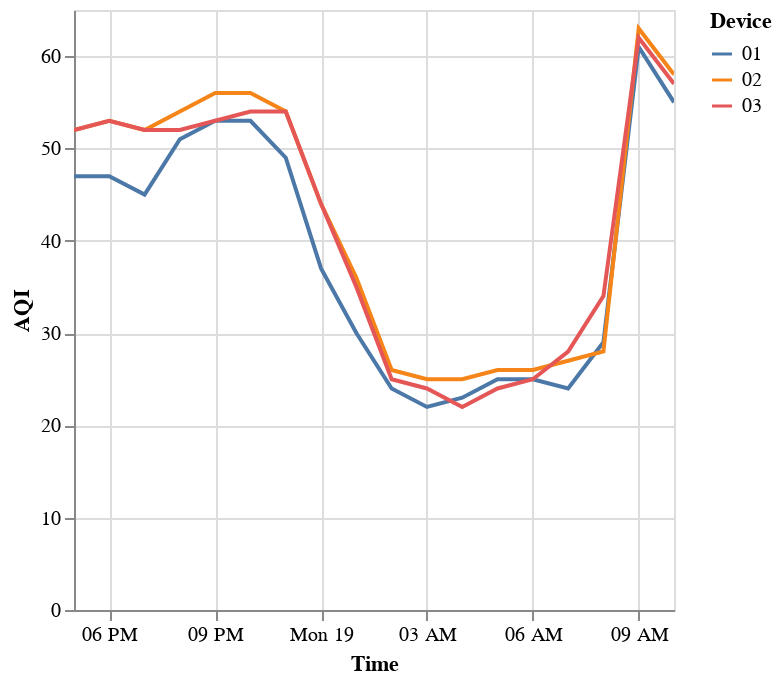

The code cell stored with this chart in its notebook:
### Markdown cell above
## Calibration Run #1
August 18, 2024 5pm to August 19, 2024, 10am

### Code cell
start_incl = datetime.datetime.fromisoformat("2024-08-18T17:00:00")
end_excl = datetime.datetime.fromisoformat("2024-08-19T11:00:00")

display_data_and_correlations(df, "Device03", ["Device01", "Device02"], start_incl, end_excl)

### Figure 1 — Vega-Lite specification as saved in the notebook (floating-point values rounded to 4 significant figures)
{"config": {"view": {"continuousWidth": 300, "continuousHeight": 300}}, "data": {"name": "data-7cf38f46a4de4aa89074af08d9c6e2ae"}, "mark": {"type": "line"}, "encoding": {"color": {"field": "Device", "type": "nominal"}, "tooltip": [{"field": "Time", "type": "temporal"}, {"field": "AQI", "type": "quantitative"}, {"field": "Device", "type": "nominal"}], "x": {"field": "Time", "type": "temporal"}, "y": {"field": "AQI", "type": "quantitative"}}, "params": [{"name": "param_23", "select": {"type": "interval", "encodings": ["x", "y"]}, "bind": "scales"}], "$schema": "https://vega.github.io/schema/vega-lite/v5.20.1.json", "datasets": {"data-7cf38f46a4de4aa89074af08d9c6e2ae": [{"Time": "2024-08-18T17:00:00", "PM2.5(ug/m³)": 8.5, "AQI": 47, "CO₂(ppm)": 815, "TVOC": 14, "Temperature(℉)": 79.2, "Humidity(%RH)": 56, "Floor": "2", "Location": "Unit 210", "Device": "01"}, {"Time": "2024-08-18T18:00:00", "PM2.5(ug/m³)": 8.5, "AQI": 47, "CO₂(ppm)": 840, "TVOC": 19, "Temperature(℉)": 79.3, "Humidity(%RH)": 57, "Floor": "2", "Location": "Unit 210", "Device": "01"}, {"Time": "2024-08-18T19:00:00", "PM2.5(ug/m³)": 8.1, "AQI": 45, "CO₂(ppm)": 863, "TVOC": 24, "Temperature(℉)": 79.3, "Humidity(%RH)": 58, "Floor": "2", "Location": "Unit 210", "Device": "01"}, {"Time": "2024-08-18T20:00:00", "PM2.5(ug/m³)": 9.2, "AQI": 51, "CO₂(ppm)": 884, "TVOC": 25, "Temperature(℉)": 79.3, "Humidity(%RH)": 58, "Floor": "2", "Location": "Unit 210", "Device": "01"}, {"Time": "2024-08-18T21:00:00", "PM2.5(ug/m³)": 10.2, "AQI": 53, "CO₂(ppm)": 905, "TVOC": 29, "Temperature(℉)": 79.3, "Humidity(%RH)": 59, "Floor": "2", "Location": "Unit 210", "Device": "01"}, {"Time": "2024-08-18T22:00:00", "PM2.5(ug/m³)": 10.2, "AQI": 53, "CO₂(ppm)": 907, "TVOC": 34, "Temperature(℉)": 79.3, "Humidity(%RH)": 59, "Floor": "2", "Location": "Unit 210", "Device": "01"}, {"Time": "2024-08-18T23:00:00", "PM2.5(ug/m³)": 8.8, "AQI": 49, "CO₂(ppm)": 895, "TVOC": 37, "Temperature(℉)": 79.3, "Humidity(%RH)": 59, "Floor": "2", "Location": "Unit 210", "Device": "01"}, {"Time": "2024-08-19T00:00:00", "PM2.5(ug/m³)": 6.7, "AQI": 37, "CO₂(ppm)": 885, "TVOC": 38, "Temperature(℉)": 79.3, "Humidity(%RH)": 59, "Floor": "2", "Location": "Unit 210", "Device": "01"}, {"Time": "2024-08-19T01:00:00", "PM2.5(ug/m³)": 5.4, "AQI": 30, "CO₂(ppm)": 874, "TVOC": 39, "Temperature(℉)": 79.3, "Humidity(%RH)": 60, "Floor": "2", "Location": "Unit 210", "Device": "01"}, {"Time": "2024-08-19T02:00:00", "PM2.5(ug/m³)": 4.3, "AQI": 24, "CO₂(ppm)": 862, "TVOC": 41, "Temperature(℉)": 79.3, "Humidity(%RH)": 60, "Floor": "2", "Location": "Unit 210", "Device": "01"}, {"Time": "2024-08-19T03:00:00", "PM2.5(ug/m³)": 4.0, "AQI": 22, "CO₂(ppm)": 850, "TVOC": 41, "Temperature(℉)": 79.2, "Humidity(%RH)": 61, "Floor": "2", "Location": "Unit 210", "Device": "01"}, {"Time": "2024-08-19T04:00:00", "PM2.5(ug/m³)": 4.1, "AQI": 23, "CO₂(ppm)": 842, "TVOC": 42, "Temperature(℉)": 79.2, "Humidity(%RH)": 61, "Floor": "2", "Location": "Unit 210", "Device": "01"}, {"Time": "2024-08-19T05:00:00", "PM2.5(ug/m³)": 4.4, "AQI": 25, "CO₂(ppm)": 834, "TVOC": 42, "Temperature(℉)": 79.2, "Humidity(%RH)": 61, "Floor": "2", "Location": "Unit 210", "Device": "01"}, {"Time": "2024-08-19T06:00:00", "PM2.5(ug/m³)": 4.4, "AQI": 25, "CO₂(ppm)": 829, "TVOC": 43, "Temperature(℉)": 79.2, "Humidity(%RH)": 61, "Floor": "2", "Location": "Unit 210", "Device": "01"}, {"Time": "2024-08-19T07:00:00", "PM2.5(ug/m³)": 4.3, "AQI": 24, "CO₂(ppm)": 825, "TVOC": 197, "Temperature(℉)": 79.3, "Humidity(%RH)": 61, "Floor": "2", "Location": "Unit 210", "Device": "01"}, {"Time": "2024-08-19T08:00:00", "PM2.5(ug/m³)": 5.1, "AQI": 29, "CO₂(ppm)": 825, "TVOC": 102, "Temperature(℉)": 79.0, "Humidity(%RH)": 62, "Floor": "2", "Location": "Unit 210", "Device": "01"}, {"Time": "2024-08-19T09:00:00", "PM2.5(ug/m³)": 14.6, "AQI": 61, "CO₂(ppm)": 717, "TVOC": 44, "Temperature(℉)": 78.8, "Humidity(%RH)": 62, "Floor": "2", "Location": "Unit 210", "Device": "01"}, {"Time": "2024-08-19T10:00:00", "PM2.5(ug/m³)": 11.5, "AQI": 55, "CO₂(ppm)": 697, "TVOC": 38, "Temperature(℉)": 78.8, "Humidity(%RH)": 62, "Floor": "2", "Location": "Unit 210", "Device": "01"}, {"Time": "2024-08-18T17:00:00", "PM2.5(ug/m³)": 9.5, "AQI": 52, "CO₂(ppm)": 614, "TVOC": 13, "Temperature(℉)": 79.2, "Humidity(%RH)": 55, "Floor": "2", "Location": "Unit 210", "Device": "02"}, {"Time": "2024-08-18T18:00:00", "PM2.5(ug/m³)": 10.0, "AQI": 53, "CO₂(ppm)": 631, "TVOC": 17, "Temperature(℉)": 79.3, "Humidity(%RH)": 57, "Floor": "2", "Location": "Unit 210", "Device": "02"}, {"Time": "2024-08-18T19:00:00", "PM2.5(ug/m³)": 9.7, "AQI": 52, "CO₂(ppm)": 650, "TVOC": 20, "Temperature(℉)": 79.3, "Humidity(%RH)": 58, "Floor": "2", "Location": "Unit 210", "Device": "02"}, {"Time": "2024-08-18T20:00:00", "PM2.5(ug/m³)": 10.5, "AQI": 54, "CO₂(ppm)": 664, "TVOC": 24, "Temperature(℉)": 79.3, "Humidity(%RH)": 58, "Floor": "2", "Location": "Unit 210", "Device": "02"}, {"Time": "2024-08-18T21:00:00", "PM2.5(ug/m³)": 11.6, "AQI": 56, "CO₂(ppm)": 676, "TVOC": 31, "Temperature(℉)": 79.3, "Humidity(%RH)": 58, "Floor": "2", "Location": "Unit 210", "Device": "02"}, {"Time": "2024-08-18T22:00:00", "PM2.5(ug/m³)": 11.8, "AQI": 56, "CO₂(ppm)": 671, "TVOC": 36, "Temperature(℉)": 79.3, "Humidity(%RH)": 59, "Floor": "2", "Location": "Unit 210", "Device": "02"}, {"Time": "2024-08-18T23:00:00", "PM2.5(ug/m³)": 10.8, "AQI": 54, "CO₂(ppm)": 662, "TVOC": 40, "Temperature(℉)": 79.3, "Humidity(%RH)": 59, "Floor": "2", "Location": "Unit 210", "Device": "02"}, {"Time": "2024-08-19T00:00:00", "PM2.5(ug/m³)": 7.9, "AQI": 44, "CO₂(ppm)": 649, "TVOC": 42, "Temperature(℉)": 79.2, "Humidity(%RH)": 59, "Floor": "2", "Location": "Unit 210", "Device": "02"}, {"Time": "2024-08-19T01:00:00", "PM2.5(ug/m³)": 6.5, "AQI": 36, "CO₂(ppm)": 641, "TVOC": 44, "Temperature(℉)": 79.2, "Humidity(%RH)": 59, "Floor": "2", "Location": "Unit 210", "Device": "02"}, {"Time": "2024-08-19T02:00:00", "PM2.5(ug/m³)": 4.7, "AQI": 26, "CO₂(ppm)": 631, "TVOC": 46, "Temperature(℉)": 79.2, "Humidity(%RH)": 60, "Floor": "2", "Location": "Unit 210", "Device": "02"}, {"Time": "2024-08-19T03:00:00", "PM2.5(ug/m³)": 4.5, "AQI": 25, "CO₂(ppm)": 623, "TVOC": 47, "Temperature(℉)": 79.2, "Humidity(%RH)": 60, "Floor": "2", "Location": "Unit 210", "Device": "02"}, {"Time": "2024-08-19T04:00:00", "PM2.5(ug/m³)": 4.4, "AQI": 25, "CO₂(ppm)": 615, "TVOC": 46, "Temperature(℉)": 79.0, "Humidity(%RH)": 60, "Floor": "2", "Location": "Unit 210", "Device": "02"}, {"Time": "2024-08-19T05:00:00", "PM2.5(ug/m³)": 4.6, "AQI": 26, "CO₂(ppm)": 607, "TVOC": 46, "Temperature(℉)": 79.0, "Humidity(%RH)": 61, "Floor": "2", "Location": "Unit 210", "Device": "02"}, {"Time": "2024-08-19T06:00:00", "PM2.5(ug/m³)": 4.7, "AQI": 26, "CO₂(ppm)": 603, "TVOC": 45, "Temperature(℉)": 79.2, "Humidity(%RH)": 61, "Floor": "2", "Location": "Unit 210", "Device": "02"}, {"Time": "2024-08-19T07:00:00", "PM2.5(ug/m³)": 4.8, "AQI": 27, "CO₂(ppm)": 598, "TVOC": 40, "Temperature(℉)": 79.0, "Humidity(%RH)": 61, "Floor": "2", "Location": "Unit 210", "Device": "02"}, {"Time": "2024-08-19T08:00:00", "PM2.5(ug/m³)": 5.0, "AQI": 28, "CO₂(ppm)": 594, "TVOC": 38, "Temperature(℉)": 79.0, "Humidity(%RH)": 62, "Floor": "2", "Location": "Unit 210", "Device": "02"}, {"Time": "2024-08-19T09:00:00", "PM2.5(ug/m³)": 15.7, "AQI": 63, "CO₂(ppm)": 519, "TVOC": 40, "Temperature(℉)": 78.8, "Humidity(%RH)": 62, "Floor": "2", "Location": "Unit 210", "Device": "02"}, {"Time": "2024-08-19T10:00:00", "PM2.5(ug/m³)": 13.0, "AQI": 58, "CO₂(ppm)": 536, "TVOC": 41, "Temperature(℉)": 78.8, "Humidity(%RH)": 62, "Floor": "2", "Location": "Unit 210", "Device": "02"}, {"Time": "2024-08-18T17:00:00", "PM2.5(ug/m³)": 9.8, "AQI": 52, "CO₂(ppm)": 644, "TVOC": 44, "Temperature(℉)": 79.2, "Humidity(%RH)": 55, "Floor": "2", "Location": "Unit 210", "Device": "03"}, {"Time": "2024-08-18T18:00:00", "PM2.5(ug/m³)": 10.3, "AQI": 53, "CO₂(ppm)": 675, "TVOC": 65, "Temperature(℉)": 79.3, "Humidity(%RH)": 56, "Floor": "2", "Location": "Unit 210", "Device": "03"}, {"Time": "2024-08-18T19:00:00", "PM2.5(ug/m³)": 9.8, "AQI": 52, "CO₂(ppm)": 704, "TVOC": 63, "Temperature(℉)": 79.5, "Humidity(%RH)": 57, "Floor": "2", "Location": "Unit 210", "Device": "03"}, {"Time": "2024-08-18T20:00:00", "PM2.5(ug/m³)": 9.5, "AQI": 52, "CO₂(ppm)": 732, "TVOC": 61, "Temperature(℉)": 79.3, "Humidity(%RH)": 58, "Floor": "2", "Location": "Unit 210", "Device": "03"}, {"Time": "2024-08-18T21:00:00", "PM2.5(ug/m³)": 10.1, "AQI": 53, "CO₂(ppm)": 758, "TVOC": 70, "Temperature(℉)": 79.3, "Humidity(%RH)": 58, "Floor": "2", "Location": "Unit 210", "Device": "03"}, {"Time": "2024-08-18T22:00:00", "PM2.5(ug/m³)": 10.7, "AQI": 54, "CO₂(ppm)": 762, "TVOC": 67, "Temperature(℉)": 79.3, "Humidity(%RH)": 58, "Floor": "2", "Location": "Unit 210", "Device": "03"}, {"Time": "2024-08-18T23:00:00", "PM2.5(ug/m³)": 10.7, "AQI": 54, "CO₂(ppm)": 749, "TVOC": 65, "Temperature(℉)": 79.3, "Humidity(%RH)": 59, "Floor": "2", "Location": "Unit 210", "Device": "03"}, {"Time": "2024-08-19T00:00:00", "PM2.5(ug/m³)": 8.0, "AQI": 44, "CO₂(ppm)": 738, "TVOC": 62, "Temperature(℉)": 79.3, "Humidity(%RH)": 59, "Floor": "2", "Location": "Unit 210", "Device": "03"}, {"Time": "2024-08-19T01:00:00", "PM2.5(ug/m³)": 6.3, "AQI": 35, "CO₂(ppm)": 728, "TVOC": 60, "Temperature(℉)": 79.2, "Humidity(%RH)": 59, "Floor": "2", "Location": "Unit 210", "Device": "03"}, {"Time": "2024-08-19T02:00:00", "PM2.5(ug/m³)": 4.5, "AQI": 25, "CO₂(ppm)": 714, "TVOC": 57, "Temperature(℉)": 79.2, "Humidity(%RH)": 60, "Floor": "2", "Location": "Unit 210", "Device": "03"}, {"Time": "2024-08-19T03:00:00", "PM2.5(ug/m³)": 4.2, "AQI": 24, "CO₂(ppm)": 702, "TVOC": 56, "Temperature(℉)": 79.2, "Humidity(%RH)": 60, "Floor": "2", "Location": "Unit 210", "Device": "03"}, {"Time": "2024-08-19T04:00:00", "PM2.5(ug/m³)": 4.0, "AQI": 22, "CO₂(ppm)": 695, "TVOC": 55, "Temperature(℉)": 79.2, "Humidity(%RH)": 60, "Floor": "2", "Location": "Unit 210", "Device": "03"}, {"Time": "2024-08-19T05:00:00", "PM2.5(ug/m³)": 4.2, "AQI": 24, "CO₂(ppm)": 688, "TVOC": 53, "Temperature(℉)": 79.2, "Humidity(%RH)": 60, "Floor": "2", "Location": "Unit 210", "Device": "03"}, {"Time": "2024-08-19T06:00:00", "PM2.5(ug/m³)": 4.4, "AQI": 25, "CO₂(ppm)": 681, "TVOC": 52, "Temperature(℉)": 79.2, "Humidity(%RH)": 60, "Floor": "2", "Location": "Unit 210", "Device": "03"}, {"Time": "2024-08-19T07:00:00", "PM2.5(ug/m³)": 5.0, "AQI": 28, "CO₂(ppm)": 675, "TVOC": 194, "Temperature(℉)": 79.5, "Humidity(%RH)": 60, "Floor": "2", "Location": "Unit 210", "Device": "03"}, {"Time": "2024-08-19T08:00:00", "PM2.5(ug/m³)": 6.1, "AQI": 34, "CO₂(ppm)": 679, "TVOC": 96, "Temperature(℉)": 79.2, "Humidity(%RH)": 62, "Floor": "2", "Location": "Unit 210", "Device": "03"}, {"Time": "2024-08-19T09:00:00", "PM2.5(ug/m³)": 14.9, "AQI": 62, "CO₂(ppm)": 553, "TVOC": 47, "Temperature(℉)": 78.8, "Humidity(%RH)": 61, "Floor": "2", "Location": "Unit 210", "Device": "03"}, {"Time": "2024-08-19T10:00:00", "PM2.5(ug/m³)": 12.5, "AQI": 57, "CO₂(ppm)": 538, "TVOC": 39, "Temperature(℉)": 78.8, "Humidity(%RH)": 62, "Floor": "2", "Location": "Unit 210", "Device": "03"}]}}
